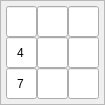
   <widget class="QFrame" name="frame_18">
    <property name="geometry">
     <rect>
      <x>29</x>
      <y>483</y>
      <width>101</width>
      <height>101</height>
     </rect>
    </property>
    <property name="minimumSize">
     <size>
      <width>0</width>
      <height>0</height>
     </size>
    </property>
    <property name="maximumSize">
     <size>
      <width>135</width>
      <height>135</height>
     </size>
    </property>
    <property name="styleSheet">
     <string notr="true"/>
    </property>
    <property name="frameShape">
     <enum>QFrame::StyledPanel</enum>
    </property>
    <property name="frameShadow">
     <enum>QFrame::Raised</enum>
    </property>
    <layout class="QGridLayout" name="gridLayout_18">
     <property name="leftMargin">
      <number>5</number>
     </property>
     <property name="topMargin">
      <number>5</number>
     </property>
     <property name="rightMargin">
      <number>5</number>
     </property>
     <property name="bottomMargin">
      <number>5</number>
     </property>
     <property name="spacing">
      <number>0</number>
     </property>
     <item row="1" column="2">
      <widget class="QLineEdit" name="cell_16_2">
       <property name="enabled">
        <bool>true</bool>
       </property>
       <property name="minimumSize">
        <size>
         <width>31</width>
         <height>31</height>
        </size>
       </property>
       <property name="maximumSize">
        <size>
         <width>31</width>
         <height>31</height>
        </size>
       </property>
       <property name="font">
        <font>
         <pointsize>9</pointsize>
        </font>
       </property>
       <property name="inputMask">
        <string>9</string>
       </property>
       <property name="text">
        <string/>
       </property>
       <property name="alignment">
        <set>Qt::AlignCenter</set>
       </property>
       <property name="readOnly">
        <bool>true</bool>
       </property>
      </widget>
     </item>
     <item row="1" column="1">
      <widget class="QLineEdit" name="cell_16_1">
       <property name="enabled">
        <bool>true</bool>
       </property>
       <property name="minimumSize">
        <size>
         <width>31</width>
         <height>31</height>
        </size>
       </property>
       <property name="maximumSize">
        <size>
         <width>31</width>
         <height>31</height>
        </size>
       </property>
       <property name="font">
        <font>
         <pointsize>9</pointsize>
        </font>
       </property>
       <property name="inputMask">
        <string>9</string>
       </property>
       <property name="text">
        <string/>
       </property>
       <property name="alignment">
        <set>Qt::AlignCenter</set>
       </property>
       <property name="readOnly">
        <bool>true</bool>
       </property>
      </widget>
     </item>
     <item row="1" column="0">
      <widget class="QLineEdit" name="cell_16_0">
       <property name="enabled">
        <bool>true</bool>
       </property>
       <property name="minimumSize">
        <size>
         <width>31</width>
         <height>31</height>
        </size>
       </property>
       <property name="maximumSize">
        <size>
         <width>31</width>
         <height>31</height>
        </size>
       </property>
       <property name="font">
        <font>
         <pointsize>9</pointsize>
        </font>
       </property>
       <property name="inputMask">
        <string>9</string>
       </property>
       <property name="text">
        <string>4</string>
       </property>
       <property name="alignment">
        <set>Qt::AlignCenter</set>
       </property>
       <property name="readOnly">
        <bool>true</bool>
       </property>
      </widget>
     </item>
     <item row="2" column="1">
      <widget class="QLineEdit" name="cell_17_1">
       <property name="enabled">
        <bool>true</bool>
       </property>
       <property name="minimumSize">
        <size>
         <width>31</width>
         <height>31</height>
        </size>
       </property>
       <property name="maximumSize">
        <size>
         <width>31</width>
         <height>31</height>
        </size>
       </property>
       <property name="font">
        <font>
         <pointsize>9</pointsize>
        </font>
       </property>
       <property name="inputMask">
        <string>9</string>
       </property>
       <property name="text">
        <string/>
       </property>
       <property name="alignment">
        <set>Qt::AlignCenter</set>
       </property>
       <property name="readOnly">
        <bool>true</bool>
       </property>
      </widget>
     </item>
     <item row="2" column="0">
      <widget class="QLineEdit" name="cell_17_0">
       <property name="enabled">
        <bool>true</bool>
       </property>
       <property name="minimumSize">
        <size>
         <width>31</width>
         <height>31</height>
        </size>
       </property>
       <property name="maximumSize">
        <size>
         <width>31</width>
         <height>31</height>
        </size>
       </property>
       <property name="font">
        <font>
         <pointsize>9</pointsize>
        </font>
       </property>
       <property name="inputMask">
        <string>9</string>
       </property>
       <property name="text">
        <string>7</string>
       </property>
       <property name="alignment">
        <set>Qt::AlignCenter</set>
       </property>
       <property name="readOnly">
        <bool>true</bool>
       </property>
      </widget>
     </item>
     <item row="2" column="2">
      <widget class="QLineEdit" name="cell_17_2">
       <property name="enabled">
        <bool>true</bool>
       </property>
       <property name="minimumSize">
        <size>
         <width>31</width>
         <height>31</height>
        </size>
       </property>
       <property name="maximumSize">
        <size>
         <width>31</width>
         <height>31</height>
        </size>
       </property>
       <property name="font">
        <font>
         <pointsize>9</pointsize>
        </font>
       </property>
       <property name="inputMask">
        <string>9</string>
       </property>
       <property name="text">
        <string/>
       </property>
       <property name="alignment">
        <set>Qt::AlignCenter</set>
       </property>
       <property name="readOnly">
        <bool>true</bool>
       </property>
      </widget>
     </item>
     <item row="0" column="1">
      <widget class="QLineEdit" name="cell_15_1">
       <property name="enabled">
        <bool>true</bool>
       </property>
       <property name="minimumSize">
        <size>
         <width>31</width>
         <height>31</height>
        </size>
       </property>
       <property name="maximumSize">
        <size>
         <width>31</width>
         <height>31</height>
        </size>
       </property>
       <property name="font">
        <font>
         <pointsize>9</pointsize>
        </font>
       </property>
       <property name="inputMask">
        <string>9</string>
       </property>
       <property name="text">
        <string/>
       </property>
       <property name="alignment">
        <set>Qt::AlignCenter</set>
       </property>
       <property name="readOnly">
        <bool>true</bool>
       </property>
      </widget>
     </item>
     <item row="0" column="0">
      <widget class="QLineEdit" name="cell_15_0">
       <property name="enabled">
        <bool>true</bool>
       </property>
       <property name="minimumSize">
        <size>
         <width>31</width>
         <height>31</height>
        </size>
       </property>
       <property name="maximumSize">
        <size>
         <width>31</width>
         <height>31</height>
        </size>
       </property>
       <property name="font">
        <font>
         <pointsize>9</pointsize>
        </font>
       </property>
       <property name="inputMask">
        <string>9</string>
       </property>
       <property name="text">
        <string/>
       </property>
       <property name="alignment">
        <set>Qt::AlignCenter</set>
       </property>
       <property name="readOnly">
        <bool>true</bool>
       </property>
      </widget>
     </item>
     <item row="0" column="2">
      <widget class="QLineEdit" name="cell_15_2">
       <property name="enabled">
        <bool>true</bool>
       </property>
       <property name="minimumSize">
        <size>
         <width>31</width>
         <height>31</height>
        </size>
       </property>
       <property name="maximumSize">
        <size>
         <width>31</width>
         <height>31</height>
        </size>
       </property>
       <property name="font">
        <font>
         <pointsize>9</pointsize>
        </font>
       </property>
       <property name="inputMask">
        <string>9</string>
       </property>
       <property name="text">
        <string/>
       </property>
       <property name="alignment">
        <set>Qt::AlignCenter</set>
       </property>
       <property name="readOnly">
        <bool>true</bool>
       </property>
      </widget>
     </item>
    </layout>
   </widget>
